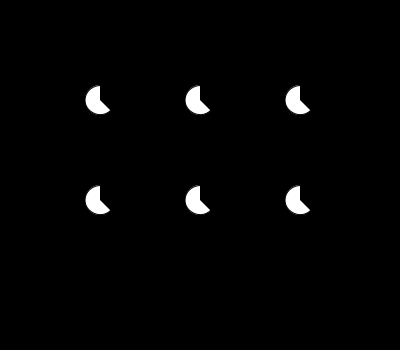
Frame 1 (no input)
Frame 60 (the mouse pressed at the canvas centre just before this capture): identical to frame 1, image omitted
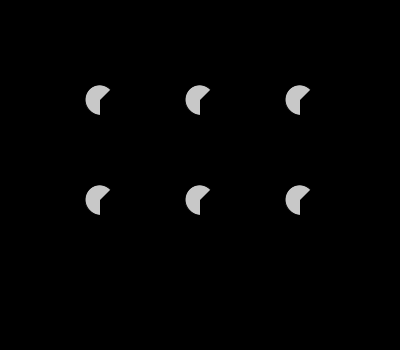
Frame 120 (the mouse held since frame 60 and released just before this capture)

The Processing sketch that drew these frames (run headless with seeded random() and noise(); from frame 60 on, the mouse is pressed at the canvas centre):

// Processing sketch: processing_57116
// ── processing_57116.pde

int option = 1; // variable entera option igual a 1

void setup() {
  size(400,350);  // tamaño del sketch
  smooth(); // figuras suaves
  //background(0);
  
}

void draw() {
  background (0); // fondo negro
  
  if (option ==1) {
    
    for (int x = 100; x <= width-100; x += 100) { // x igual a 100, x menor o igual a la ancho menos 100, x aumenta 100
      for (int y = 100; y <= height-100; y += 100) {
        
        fill(255); // color figura blanco
        
        arc( x, y, 30,30, QUARTER_PI, PI+HALF_PI); // arco
      }
    }
  }
 
 if (option ==2) {
   
   for (int x = 100; x <= width-100; x += 100) {
      for (int y = 100; y <= height-100; y += 100) { // y igual a 100, y menor o igual al alto menos 100, y aumenta en 100
        
        fill(255,200); // color figura blanco, transparencia 200
        
        //arc( x, y, 30,30, QUARTER_PI, PI+HALF_PI);
        arc (x, y, 30, 30, HALF_PI, 5.50); // arco
        
        
        
      }
   }
 }

if (option == 3) {
  for (int x = 100; x <= width-100; x += 100) {
      for (int y = 100; y <= height-100; y += 100) {
        
        fill (255, 150); // color figura blanco, transparencia 150
          arc ( x, y, 30, 30, 1.88, TWO_PI); // arco
        }
      }
  }

if (option ==4) {
  
  for (int x = 100; x <= width-100; x += 100) {
      for (int y = 100; y <= height-100; y += 100) {
        
        fill (255,100); // color figura blanco, transparncia 100
        arc ( x, y, 30, 30, 2.67, TWO_PI+QUARTER_PI) ; // arco
      }
  }
}

if (option ==5) {
  
  for (int x = 100; x <= width-100; x += 100) {
      for (int y = 100; y <= height-100; y += 100) {
        
        fill (255,50); // color figura blanco, transparencia 50
        arc ( x, y, 30, 30, 3.46, TWO_PI+HALF_PI) ; // arco
      }
  }
}

if (option == 6) {
  
  for (int x = 100; x <= width-100; x += 100) {
      for (int y = 100; y <= height-100; y += 100) {
        
        fill (255, 30); // color figura blanco, transparecia 30
        arc (x, y, 30, 30, 4.40, TWO_PI+2.36) ; // arco
      }
  }
}

if (option == 7) {
  
  for (int x = 100; x <= width-100; x += 100) {
      for (int y = 100; y <= height-100; y += 100) {
        
        fill (255,25); // color figura blanco, transparencia 25
        arc (x, y, 30, 30, 5.50, TWO_PI+2.98) ; // arco
      }
  }
}

if (option == 8) {
 
  for (int x = 100; x <= width-100; x += 100) {
      for (int y = 100; y <= height-100; y += 100) {
        
        fill (255,20); // color figura blanco, transparencia 20
        arc(x, y, 30, 30, 5.97, TWO_PI+3.61) ; // arco
      }
  }
}
}
  

void mousePressed () { // si el maouse es presionado variable option aumenta en 1
  option++;
  
  if (option > 8) option = 1; // si option em mayor a 8 vuelva a 1
}

   
   
